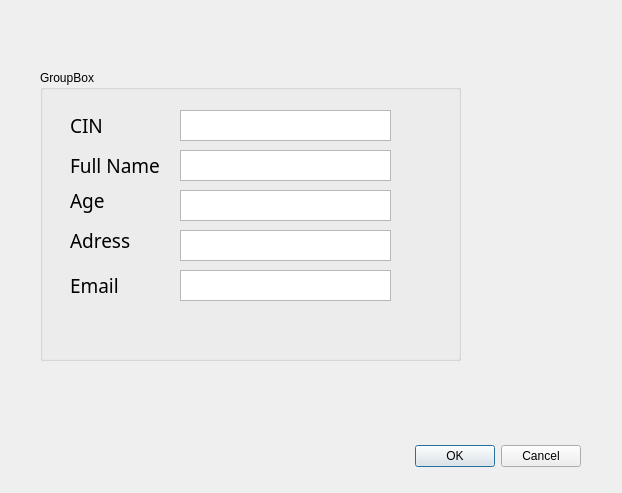
<?xml version="1.0" encoding="UTF-8"?>
<ui version="4.0">
 <class>AddEmployee</class>
 <widget class="QDialog" name="AddEmployee">
  <property name="geometry">
   <rect>
    <x>0</x>
    <y>0</y>
    <width>622</width>
    <height>493</height>
   </rect>
  </property>
  <property name="windowTitle">
   <string>Dialog</string>
  </property>
  <property name="autoFillBackground">
   <bool>false</bool>
  </property>
  <widget class="QDialogButtonBox" name="buttonBox">
   <property name="geometry">
    <rect>
     <x>240</x>
     <y>440</y>
     <width>341</width>
     <height>32</height>
    </rect>
   </property>
   <property name="orientation">
    <enum>Qt::Horizontal</enum>
   </property>
   <property name="standardButtons">
    <set>QDialogButtonBox::Cancel|QDialogButtonBox::Ok</set>
   </property>
  </widget>
  <widget class="QLabel" name="CIN">
   <property name="geometry">
    <rect>
     <x>70</x>
     <y>110</y>
     <width>91</width>
     <height>31</height>
    </rect>
   </property>
   <property name="font">
    <font>
     <family>Agency FB</family>
     <pointsize>14</pointsize>
    </font>
   </property>
   <property name="text">
    <string>CIN</string>
   </property>
  </widget>
  <widget class="QLabel" name="Full_Name">
   <property name="geometry">
    <rect>
     <x>70</x>
     <y>150</y>
     <width>91</width>
     <height>31</height>
    </rect>
   </property>
   <property name="font">
    <font>
     <family>Agency FB</family>
     <pointsize>14</pointsize>
    </font>
   </property>
   <property name="text">
    <string>Full Name</string>
   </property>
  </widget>
  <widget class="QLabel" name="Age">
   <property name="geometry">
    <rect>
     <x>70</x>
     <y>180</y>
     <width>55</width>
     <height>41</height>
    </rect>
   </property>
   <property name="font">
    <font>
     <family>Agency FB</family>
     <pointsize>14</pointsize>
    </font>
   </property>
   <property name="text">
    <string>Age</string>
   </property>
  </widget>
  <widget class="QLabel" name="Adress">
   <property name="geometry">
    <rect>
     <x>70</x>
     <y>220</y>
     <width>81</width>
     <height>41</height>
    </rect>
   </property>
   <property name="font">
    <font>
     <family>Agency FB</family>
     <pointsize>14</pointsize>
    </font>
   </property>
   <property name="text">
    <string>Adress</string>
   </property>
  </widget>
  <widget class="QLabel" name="Email">
   <property name="geometry">
    <rect>
     <x>70</x>
     <y>270</y>
     <width>91</width>
     <height>31</height>
    </rect>
   </property>
   <property name="font">
    <font>
     <family>Agency FB</family>
     <pointsize>14</pointsize>
    </font>
   </property>
   <property name="text">
    <string>Email</string>
   </property>
  </widget>
  <widget class="QTextEdit" name="textEdit">
   <property name="geometry">
    <rect>
     <x>180</x>
     <y>110</y>
     <width>211</width>
     <height>31</height>
    </rect>
   </property>
  </widget>
  <widget class="QTextEdit" name="textEdit_2">
   <property name="geometry">
    <rect>
     <x>180</x>
     <y>150</y>
     <width>211</width>
     <height>31</height>
    </rect>
   </property>
  </widget>
  <widget class="QTextEdit" name="textEdit_3">
   <property name="geometry">
    <rect>
     <x>180</x>
     <y>190</y>
     <width>211</width>
     <height>31</height>
    </rect>
   </property>
  </widget>
  <widget class="QTextEdit" name="textEdit_4">
   <property name="geometry">
    <rect>
     <x>180</x>
     <y>230</y>
     <width>211</width>
     <height>31</height>
    </rect>
   </property>
  </widget>
  <widget class="QTextEdit" name="textEdit_5">
   <property name="geometry">
    <rect>
     <x>180</x>
     <y>270</y>
     <width>211</width>
     <height>31</height>
    </rect>
   </property>
  </widget>
  <widget class="QGroupBox" name="groupBox">
   <property name="geometry">
    <rect>
     <x>40</x>
     <y>70</y>
     <width>421</width>
     <height>291</height>
    </rect>
   </property>
   <property name="title">
    <string>GroupBox</string>
   </property>
  </widget>
  <zorder>groupBox</zorder>
  <zorder>buttonBox</zorder>
  <zorder>CIN</zorder>
  <zorder>Full_Name</zorder>
  <zorder>Age</zorder>
  <zorder>Adress</zorder>
  <zorder>Email</zorder>
  <zorder>textEdit</zorder>
  <zorder>textEdit_2</zorder>
  <zorder>textEdit_3</zorder>
  <zorder>textEdit_4</zorder>
  <zorder>textEdit_5</zorder>
 </widget>
 <resources/>
 <connections>
  <connection>
   <sender>buttonBox</sender>
   <signal>accepted()</signal>
   <receiver>AddEmployee</receiver>
   <slot>accept()</slot>
   <hints>
    <hint type="sourcelabel">
     <x>248</x>
     <y>254</y>
    </hint>
    <hint type="destinationlabel">
     <x>157</x>
     <y>274</y>
    </hint>
   </hints>
  </connection>
  <connection>
   <sender>buttonBox</sender>
   <signal>rejected()</signal>
   <receiver>AddEmployee</receiver>
   <slot>reject()</slot>
   <hints>
    <hint type="sourcelabel">
     <x>316</x>
     <y>260</y>
    </hint>
    <hint type="destinationlabel">
     <x>286</x>
     <y>274</y>
    </hint>
   </hints>
  </connection>
 </connections>
</ui>
